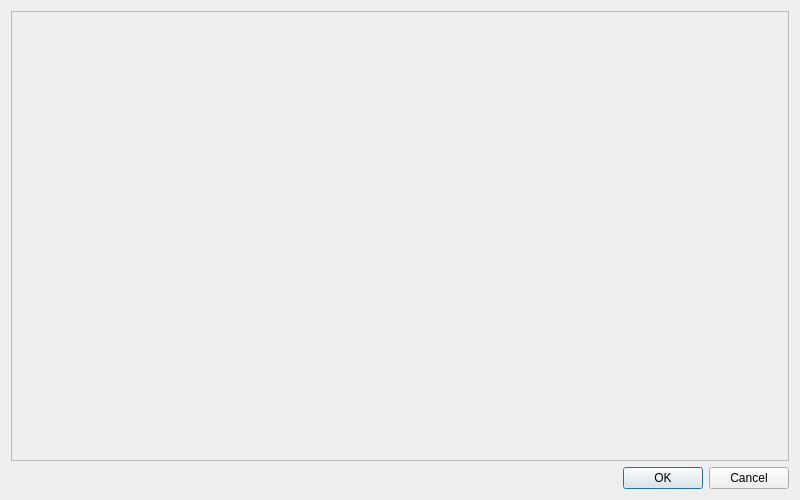
<?xml version="1.0" encoding="UTF-8"?>
<ui version="4.0">
 <class>PacsNodeSettingsDialog</class>
 <widget class="QDialog" name="PacsNodeSettingsDialog">
  <property name="geometry">
   <rect>
    <x>0</x>
    <y>0</y>
    <width>800</width>
    <height>500</height>
   </rect>
  </property>
  <property name="windowTitle">
   <string>PACS Server Settings</string>
  </property>
  <layout class="QVBoxLayout" name="verticalLayout">
   <item>
    <widget class="QFrame" name="frame">
     <property name="frameShape">
      <enum>QFrame::StyledPanel</enum>
     </property>
     <property name="frameShadow">
      <enum>QFrame::Raised</enum>
     </property>
    </widget>
   </item>
   <item>
    <widget class="QDialogButtonBox" name="buttonBox">
     <property name="orientation">
      <enum>Qt::Horizontal</enum>
     </property>
     <property name="standardButtons">
      <set>QDialogButtonBox::Cancel|QDialogButtonBox::Ok</set>
     </property>
    </widget>
   </item>
  </layout>
 </widget>
 <resources/>
 <connections>
  <connection>
   <sender>buttonBox</sender>
   <signal>accepted()</signal>
   <receiver>PacsNodeSettingsDialog</receiver>
   <slot>accept()</slot>
   <hints>
    <hint type="sourcelabel">
     <x>248</x>
     <y>254</y>
    </hint>
    <hint type="destinationlabel">
     <x>157</x>
     <y>274</y>
    </hint>
   </hints>
  </connection>
  <connection>
   <sender>buttonBox</sender>
   <signal>rejected()</signal>
   <receiver>PacsNodeSettingsDialog</receiver>
   <slot>reject()</slot>
   <hints>
    <hint type="sourcelabel">
     <x>316</x>
     <y>260</y>
    </hint>
    <hint type="destinationlabel">
     <x>286</x>
     <y>274</y>
    </hint>
   </hints>
  </connection>
 </connections>
</ui>
